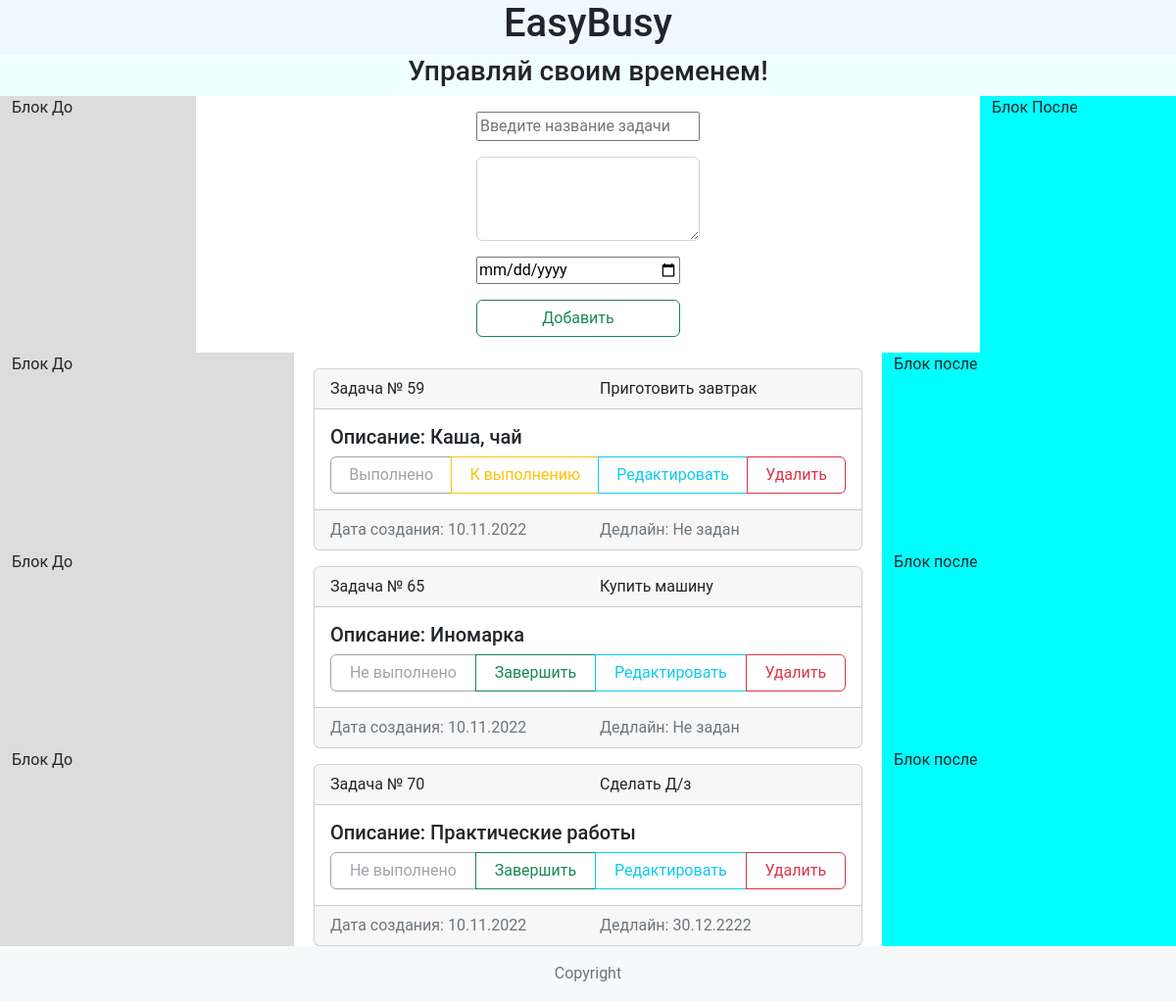
The page / on the database its author committed.
### mysite/models.py (models this page shows, shortened)
class ToDo(models.Model):
    title = models.CharField('Название задания', max_length=500)
    is_complete = models.BooleanField('Завершено', default=False)
    description = models.TextField(null=True)
    created = models.DateTimeField(verbose_name='Время создания', default=datetime.datetime.now())
    deadline = models.DateField(null=True)
    class Meta:
        verbose_name = 'Задание'
        verbose_name_plural = 'Задания'

### mysite/views.py (the view)
# urls.py: path('', views.index, name='index'),
def index(request):
    todos = ToDo.objects.all()
    return render(request, 'mysite/index.html', {'todo_list': todos, 'title': 'Главная страница'})

### templates/mysite/index.html (shortened to what this page needs)
{% extends 'mysite/layout.html' %}
{% block content %}
    <div class="top">
        <div class="container-fluid">
            <div class="row">
                <div style="background: aliceblue"  class="col-md-12 col-xl-12">
                    <h1 class="text-center">EasyBusy</h1>
                </div>
                <div style="background: azure" class="col-md-12 col-xl-12">
                    <h3 class="text-center">Управляй своим временем!</h3>
                </div>
            </div>
        </div>
    </div>
    <div class="container-fluid">
        <div class="row">
            <div style="background: gainsboro" class="col-sm-2 col-md-2 col-xl-2">Блок До</div>
            <div class="col-xl-8 col-md-8 col-sm-8 d-flex justify-content-center mb-3 mt-3" >
                <form action="{% url 'add' %}" method="post">
                    <div class="mb-3">
                        <input type="text" name="title" placeholder="Введите название задачи">
                    </div>
                    <div class="mb-3">
                        <textarea class="form-control" rows="3" name="description"></textarea>
                    </div>
                    <div class="mb-3">
                        <input style="width: 13rem; min-width: 13rem" type="date" name="deadline">
                    </div>
                    <button style="min-width: 13rem " class="btn btn-outline-success" type="submit">Добавить</button>
                </form>
            </div>
            <div style="background: aqua" class="col-sm-2 col-md-2 col-xl-2">Блок После</div>
        </div>
    </div>
    {% for todo in todo_list %}
        <div class="container-fluid">
            <div class="row">
                <div style="background: gainsboro" class="col-sm-1 col-md-2 col-xl-3">Блок До</div>
                <div class="col-sm-10 col-md-8 col-xl-6 d-flex justify-content-center">
                    <div  class="card mt-3" style="width: 35rem; min-width: 28rem;">
                        <div class="card-header">
                            <div class="row">
                                <div class="col-6">
                                    <div> Задача № {{ todo.id }}</div>
                                </div>
                                    <div class="col-6">{{ todo.title }}</div>
                            </div>
                        </div>
                        <div class="card-body">
                            {% if todo.description == None %}
                                <div class="card-text">Описание: Отсутствует</div>
                            {% else %}
                                <div class="card-text h5">Описание: {{ todo.description }}</div>
                            {% endif %}
                            <div class="btn-group d-flex justify-content-center" role="group">
                                {% if todo.is_complete == False %}
                                    <button type="button" class="btn btn-outline-secondary" disabled>Не выполнено</button>
                                    <a type="button" class="btn btn-outline-success" href="{% url 'finished' todo_id=todo.id %}">Завершить</a>
                                {% else %}
                                    <button type="button" class="btn btn-outline-secondary" disabled>Выполнено</button>
                                    <a type="button" class="btn btn-outline-warning" href="{% url 'finished' todo_id=todo.id %}">К выполнению</a>
                                {% endif %}
                                <a type="button" class="btn btn-outline-info" href="{% url 'edit' todo_id=todo.id %}">Редактировать</a>
                                <a type="button" class="btn btn-outline-danger" href="{% url 'delete' todo_id=todo.id %}">Удалить</a>
                            </div>
                        </div>
                        <div class="card-footer text-muted">
                            <div class="row">
                                <div class="col-6">Дата создания: {{ todo.created|date:"d.m.Y"}}</div>
                                {% if todo.deadline == None %}
                                    <div class="col-6">Дедлайн: Не задан</div>
                                {% else %}
                                    <div class="col-6">Дедлайн: {{ todo.deadline|date:"d.m.Y" }}</div>
                                {% endif %}
                            </div>
                        </div>
                    </div>
                </div>
                <div style="background: aqua" class="col-sm-1 col-md-2 col-xl-3">Блок после</div>
            </div>
        </div>
    {% endfor %}
    <footer class="footer mt-auto py-3 bg-light">
        <div class="container d-flex justify-content-center">
            <span class="text-muted">Copyright</span>
        </div>
    </footer>
{% endblock content %}

### templates/mysite/layout.html (shortened to what this page needs)
<!doctype html>
{% load static %}
<html lang="ru">
<head>
    <link rel="stylesheet" href="https://cdn.jsdelivr.net/npm/bootstrap-icons@1.8.1/font/bootstrap-icons.css">
<link href="https://cdn.jsdelivr.net/npm/bootstrap@5.2.2/dist/css/bootstrap.min.css" rel="stylesheet">
</head>
<body style="font-family: Roboto,serif; min-width: 28rem;">
{% block content %}
{% endblock content %}
</body>
</html>

### rows shown on the page
ToDo: id "59", title "Приготовить завтрак", description "Каша, чай", is_complete "Выполнено", created "10.11.2022", shows "Дедлайн: Не задан"
ToDo: id "65", title "Купить машину", description "Иномарка", is_complete "Не выполнено", created "10.11.2022", shows "Дедлайн: Не задан"
ToDo: id "70", title "Сделать Д/з", description "Практические работы", is_complete "Не выполнено", created "10.11.2022", deadline "30.12.2222"
